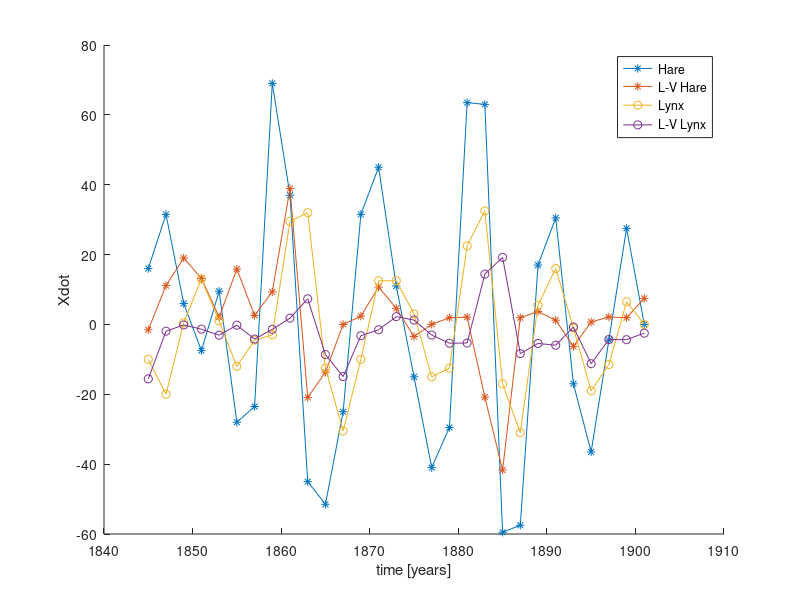

Reproduce this figure in MATLAB. (Note: this script raises an error after producing the figure.)
clc
clear all

%% Dataset creation
x1_raw = [20 20 52 83 64 68 83 12 36 150 110 60 7 10 70 100 92 70 10 11 137 ...
      137 18 22 52 83 18 10 9 65];
x2_raw = [32 50 12 10 13 36 15 12 6 6 65 70 40 9 20 34 45 40 15 15 60 80 26 ...
      18 37 50 35 12 12 25];
X_raw = [x1_raw; x2_raw];

time_raw = 1845:2:1903;

grey = [0.4 0.4 0.4];

ALL_PLOT = 0;

%% Derivative computation
X = X_raw;
[m,n] = size(X);
ind = n-1; 
dt = 1;
Xdot= zeros(m,ind);
for kk = 1:m %explore rows = animal
    for jj = 2:ind %explore timeseries
        Xdot(kk,jj-1) = (X(kk,jj+1)-X(kk,jj-1))/2/dt;
    end
end

%% Least squares fitting
X_red = X(:,2:ind+1);

X1 = X_red(1,1:end)';
X2 = X_red(2,1:end)';
X1X2 = X1.*X2;
O = zeros(ind,1);

A = [X1 -X1X2 O O; O O X1X2 -X2];
Xdot_tmp = [Xdot(1,:)'; Xdot(2,:)'];

% phi_hat = pinv(A)*Xdot_tmp; %estimated parameter vectors
phi = A\Xdot_tmp; % closed-loop formula linear regression in the unknown parameters
% phi_hat3 = lsqr(A,Xdot_tmp);


%% Model simulation
Xdot_hat = A*phi;
Xdot1_hat = Xdot_hat(1:ind)';
Xdot2_hat = Xdot_hat(ind+1:end)';

pp = length(Xdot2_hat);
figure; hold on;
plot(time_raw(1:pp),Xdot(1,:),'-*','DisplayName','Hare')
plot(time_raw(1:pp),Xdot1_hat(1,:),'-*','DisplayName','L-V Hare')
plot(time_raw(1:pp),Xdot(2,:),'-o','DisplayName','Lynx')
plot(time_raw(1:pp),Xdot2_hat(1,:),'-o','DisplayName','L-V Lynx')
legend show
xlabel('time [years]')
ylabel('Xdot')


if ALL
    clear x1_hat x2_hat
    x1_hat(1) = x1_raw(1);
    x2_hat(1) = x2_raw(1);
    Ts = dt;
    % 
    for kk = 1:length(x1_raw)-1
        x1_hat(kk+1) = x1_hat(kk) + Ts*(phi(1)*x1_hat(kk) - phi(2)*x1_hat(kk)*x2_hat(kk));
        x2_hat(kk+1) = x2_hat(kk) + Ts*(phi(3)*x1_hat(kk)*x2_hat(kk) -phi(4)*x2_hat(kk));
    end
else
    % ---- 1 step only prediction ----
    clear x1_hat x2_hat
    x1_hat(1) = x1_raw(1);
    x2_hat(1) = x2_raw(1);
    Ts = dt;
    for kk = 1:length(x1_raw)-1
        x1_hat(kk+1) = x1_raw(kk) + Ts*(phi(1)*x1_raw(kk) - phi(2)*x1_raw(kk)*x2_raw(kk));
        x2_hat(kk+1) = x2_raw(kk) + Ts*(phi(3)*x1_raw(kk)*x2_raw(kk) -phi(4)*x2_raw(kk));
    end
end

figure; 
subplot(1,2,1)
hold on; grid on;   
plot(time_raw,x1_raw,'-*','color',grey,'DisplayName','Hare','MarkerSize',4)   
plot(time_raw,x1_hat,'-*','DisplayName','LV Hare','MarkerSize',4)   
legend('show');
xlabel('time [year]'); ylabel('head numbers [thousands]')

subplot(1,2,2)
hold on; grid on;  
plot(time_raw,x2_raw,'-*','color',grey,'DisplayName','Lynx','MarkerSize',4)   
plot(time_raw,x2_hat,'-*','DisplayName','LV Lynx','MarkerSize',4)
legend('show');
xlabel('time [year]');
